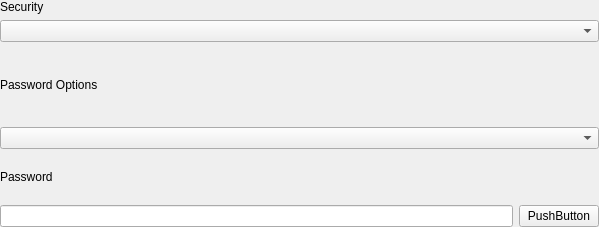
<?xml version="1.0" encoding="UTF-8"?>
<ui version="4.0">
 <class>WirelessSecurityWidget</class>
 <widget class="QWidget" name="WirelessSecurityWidget">
  <property name="geometry">
   <rect>
    <x>0</x>
    <y>0</y>
    <width>599</width>
    <height>227</height>
   </rect>
  </property>
  <property name="windowTitle">
   <string>WirelessSecurityWidget</string>
  </property>
  <layout class="QVBoxLayout" name="m_verticalLayout">
   <property name="leftMargin">
    <number>0</number>
   </property>
   <property name="topMargin">
    <number>0</number>
   </property>
   <property name="rightMargin">
    <number>0</number>
   </property>
   <property name="bottomMargin">
    <number>0</number>
   </property>
   <item>
    <layout class="QVBoxLayout" name="m_verticalDeviceWidgetLayout">
     <item>
      <widget class="QLabel" name="label">
       <property name="text">
        <string>Security</string>
       </property>
      </widget>
     </item>
     <item>
      <widget class="QComboBox" name="securityOption"/>
     </item>
    </layout>
   </item>
   <item>
    <widget class="QStackedWidget" name="stackedWidget">
     <widget class="QWidget" name="page">
      <layout class="QVBoxLayout" name="verticalScrollAreaWidgetContentsLayout">
       <property name="spacing">
        <number>6</number>
       </property>
       <property name="leftMargin">
        <number>0</number>
       </property>
       <property name="topMargin">
        <number>0</number>
       </property>
       <property name="rightMargin">
        <number>0</number>
       </property>
       <property name="bottomMargin">
        <number>0</number>
       </property>
       <item>
        <widget class="QLabel" name="label_2">
         <property name="text">
          <string>Password Options</string>
         </property>
        </widget>
       </item>
       <item>
        <widget class="QComboBox" name="passwordOption"/>
       </item>
       <item>
        <widget class="QWidget" name="passwordWidget" native="true">
         <layout class="QVBoxLayout" name="passwordLayout">
          <property name="leftMargin">
           <number>0</number>
          </property>
          <property name="topMargin">
           <number>0</number>
          </property>
          <property name="rightMargin">
           <number>0</number>
          </property>
          <property name="bottomMargin">
           <number>0</number>
          </property>
          <item>
           <widget class="QLabel" name="label_3">
            <property name="text">
             <string>Password</string>
            </property>
           </widget>
          </item>
          <item>
           <layout class="QHBoxLayout" name="horizontalLayout">
            <item>
             <widget class="QLineEdit" name="passwordEdit"/>
            </item>
            <item>
             <widget class="QPushButton" name="passwordVisual">
              <property name="text">
               <string>PushButton</string>
              </property>
             </widget>
            </item>
           </layout>
          </item>
         </layout>
        </widget>
       </item>
      </layout>
     </widget>
    </widget>
   </item>
  </layout>
 </widget>
 <resources/>
 <connections/>
</ui>
